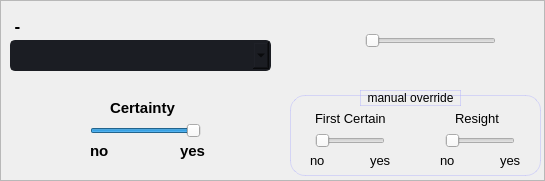
     <widget class="QFrame" name="frame_main_type">
      <property name="geometry">
       <rect>
        <x>470</x>
        <y>10</y>
        <width>545</width>
        <height>181</height>
       </rect>
      </property>
      <property name="styleSheet">
       <string notr="true">#frame_main_type{
border: 1px solid rgba(170, 170, 255,150);
border-radius:15px;}
</string>
      </property>
      <property name="frameShape">
       <enum>QFrame::Shape::StyledPanel</enum>
      </property>
      <property name="frameShadow">
       <enum>QFrame::Shadow::Raised</enum>
      </property>
      <widget class="QLabel" name="le_object_main_naming">
       <property name="geometry">
        <rect>
         <x>10</x>
         <y>10</y>
         <width>201</width>
         <height>31</height>
        </rect>
       </property>
       <property name="font">
        <font>
         <family>Segoe UI</family>
         <pointsize>13</pointsize>
         <bold>true</bold>
        </font>
       </property>
       <property name="text">
        <string> -</string>
       </property>
      </widget>
      <widget class="InteractiveCombo" name="cmb_obejcet_types_main">
       <property name="geometry">
        <rect>
         <x>10</x>
         <y>40</y>
         <width>261</width>
         <height>31</height>
        </rect>
       </property>
       <property name="font">
        <font>
         <family>Segoe UI</family>
         <pointsize>10</pointsize>
        </font>
       </property>
       <property name="styleSheet">
        <string notr="true">QComboBox{
	background-color: rgb(27, 29, 35);
	border-radius: 5px;
	border: 2px solid rgb(27, 29, 35);
	padding: 5px;
	padding-left: 10px;
}
QComboBox:hover{
	border: 2px solid rgb(64, 71, 88);
}
QComboBox QAbstractItemView {
	color: rgb(85, 170, 255);	
	background-color: rgb(27, 29, 35);
	padding: 10px;
	selection-background-color: rgb(39, 44, 54);
}</string>
       </property>
       <property name="editable">
        <bool>false</bool>
       </property>
       <property name="insertPolicy">
        <enum>QComboBox::InsertPolicy::InsertAlphabetically</enum>
       </property>
       <property name="sizeAdjustPolicy">
        <enum>QComboBox::SizeAdjustPolicy::AdjustToContentsOnFirstShow</enum>
       </property>
      </widget>
      <widget class="QFrame" name="frame_certainty_main_type">
       <property name="geometry">
        <rect>
         <x>330</x>
         <y>10</y>
         <width>131</width>
         <height>61</height>
        </rect>
       </property>
       <property name="font">
        <font>
         <family>Segoe UI</family>
        </font>
       </property>
       <property name="styleSheet">
        <string notr="true"/>
       </property>
       <property name="frameShape">
        <enum>QFrame::Shape::NoFrame</enum>
       </property>
       <property name="frameShadow">
        <enum>QFrame::Shadow::Raised</enum>
       </property>
      </widget>
      <widget class="QFrame" name="frame_main_type_option">
       <property name="geometry">
        <rect>
         <x>340</x>
         <y>5</y>
         <width>181</width>
         <height>81</height>
        </rect>
       </property>
       <property name="font">
        <font>
         <family>Segoe UI</family>
        </font>
       </property>
       <property name="styleSheet">
        <string notr="true"/>
       </property>
       <property name="frameShape">
        <enum>QFrame::Shape::NoFrame</enum>
       </property>
       <property name="frameShadow">
        <enum>QFrame::Shadow::Raised</enum>
       </property>
       <widget class="QSlider" name="duo_main_type_option">
        <property name="geometry">
         <rect>
          <x>25</x>
          <y>25</y>
          <width>131</width>
          <height>22</height>
         </rect>
        </property>
        <property name="font">
         <font>
          <family>Segoe UI</family>
         </font>
        </property>
        <property name="maximum">
         <number>1</number>
        </property>
        <property name="pageStep">
         <number>1</number>
        </property>
        <property name="orientation">
         <enum>Qt::Orientation::Horizontal</enum>
        </property>
       </widget>
       <widget class="QLabel" name="le_main_type_option_value_0">
        <property name="geometry">
         <rect>
          <x>-10</x>
          <y>55</y>
          <width>85</width>
          <height>22</height>
         </rect>
        </property>
        <property name="font">
         <font>
          <pointsize>10</pointsize>
          <bold>true</bold>
         </font>
        </property>
        <property name="styleSheet">
         <string notr="true"/>
        </property>
        <property name="text">
         <string/>
        </property>
        <property name="alignment">
         <set>Qt::AlignmentFlag::AlignCenter</set>
        </property>
       </widget>
       <widget class="QLabel" name="le_main_type_option_value_1">
        <property name="geometry">
         <rect>
          <x>100</x>
          <y>55</y>
          <width>85</width>
          <height>22</height>
         </rect>
        </property>
        <property name="font">
         <font>
          <pointsize>10</pointsize>
          <bold>true</bold>
         </font>
        </property>
        <property name="styleSheet">
         <string notr="true"/>
        </property>
        <property name="text">
         <string/>
        </property>
        <property name="alignment">
         <set>Qt::AlignmentFlag::AlignCenter</set>
        </property>
       </widget>
       <widget class="QLabel" name="le_main_type_option_name">
        <property name="geometry">
         <rect>
          <x>15</x>
          <y>0</y>
          <width>150</width>
          <height>22</height>
         </rect>
        </property>
        <property name="font">
         <font>
          <pointsize>10</pointsize>
          <bold>true</bold>
         </font>
        </property>
        <property name="styleSheet">
         <string notr="true"/>
        </property>
        <property name="text">
         <string/>
        </property>
        <property name="alignment">
         <set>Qt::AlignmentFlag::AlignCenter</set>
        </property>
       </widget>
      </widget>
      <widget class="QFrame" name="frame_7">
       <property name="geometry">
        <rect>
         <x>80</x>
         <y>100</y>
         <width>131</width>
         <height>61</height>
        </rect>
       </property>
       <property name="font">
        <font>
         <family>Segoe UI</family>
        </font>
       </property>
       <property name="styleSheet">
        <string notr="true"/>
       </property>
       <property name="frameShape">
        <enum>QFrame::Shape::NoFrame</enum>
       </property>
       <property name="frameShadow">
        <enum>QFrame::Shadow::Raised</enum>
       </property>
       <widget class="QSlider" name="slider_certainty">
        <property name="enabled">
         <bool>true</bool>
        </property>
        <property name="geometry">
         <rect>
          <x>10</x>
          <y>20</y>
          <width>111</width>
          <height>22</height>
         </rect>
        </property>
        <property name="font">
         <font>
          <family>Segoe UI</family>
         </font>
        </property>
        <property name="maximum">
         <number>1</number>
        </property>
        <property name="value">
         <number>1</number>
        </property>
        <property name="orientation">
         <enum>Qt::Orientation::Horizontal</enum>
        </property>
       </widget>
       <widget class="QLabel" name="label_19">
        <property name="geometry">
         <rect>
          <x>30</x>
          <y>0</y>
          <width>71</width>
          <height>16</height>
         </rect>
        </property>
        <property name="font">
         <font>
          <family>Segoe UI</family>
          <pointsize>11</pointsize>
          <bold>true</bold>
         </font>
        </property>
        <property name="text">
         <string>Certainty</string>
        </property>
       </widget>
       <widget class="QLabel" name="label_20">
        <property name="geometry">
         <rect>
          <x>10</x>
          <y>40</y>
          <width>31</width>
          <height>21</height>
         </rect>
        </property>
        <property name="font">
         <font>
          <family>Segoe UI</family>
          <pointsize>11</pointsize>
          <bold>true</bold>
         </font>
        </property>
        <property name="text">
         <string>no</string>
        </property>
       </widget>
       <widget class="QLabel" name="label_21">
        <property name="geometry">
         <rect>
          <x>100</x>
          <y>40</y>
          <width>31</width>
          <height>21</height>
         </rect>
        </property>
        <property name="font">
         <font>
          <family>Segoe UI</family>
          <pointsize>11</pointsize>
          <bold>true</bold>
         </font>
        </property>
        <property name="text">
         <string>yes</string>
        </property>
       </widget>
      </widget>
      <widget class="QFrame" name="frame_certainty_manual_override">
       <property name="geometry">
        <rect>
         <x>290</x>
         <y>95</y>
         <width>251</width>
         <height>81</height>
        </rect>
       </property>
       <property name="styleSheet">
        <string notr="true">#frame_certainty_manual_override{
border: 1px solid rgba(170, 170, 255,100);
border-radius:15px;}
</string>
       </property>
       <property name="frameShape">
        <enum>QFrame::Shape::StyledPanel</enum>
       </property>
       <property name="frameShadow">
        <enum>QFrame::Shadow::Raised</enum>
       </property>
       <widget class="QFrame" name="frame_5">
        <property name="geometry">
         <rect>
          <x>10</x>
          <y>15</y>
          <width>100</width>
          <height>61</height>
         </rect>
        </property>
        <property name="font">
         <font>
          <family>Segoe UI</family>
         </font>
        </property>
        <property name="styleSheet">
         <string notr="true"/>
        </property>
        <property name="frameShape">
         <enum>QFrame::Shape::NoFrame</enum>
        </property>
        <property name="frameShadow">
         <enum>QFrame::Shadow::Raised</enum>
        </property>
        <widget class="QSlider" name="slider_first_certain">
         <property name="geometry">
          <rect>
           <x>15</x>
           <y>20</y>
           <width>70</width>
           <height>22</height>
          </rect>
         </property>
         <property name="font">
          <font>
           <family>Segoe UI</family>
          </font>
         </property>
         <property name="maximum">
          <number>1</number>
         </property>
         <property name="orientation">
          <enum>Qt::Orientation::Horizontal</enum>
         </property>
        </widget>
        <widget class="QLabel" name="label_10">
         <property name="geometry">
          <rect>
           <x>15</x>
           <y>0</y>
           <width>71</width>
           <height>16</height>
          </rect>
         </property>
         <property name="font">
          <font>
           <family>Segoe UI</family>
           <pointsize>10</pointsize>
          </font>
         </property>
         <property name="text">
          <string>First Certain</string>
         </property>
        </widget>
        <widget class="QLabel" name="label_11">
         <property name="geometry">
          <rect>
           <x>10</x>
           <y>40</y>
           <width>31</width>
           <height>21</height>
          </rect>
         </property>
         <property name="font">
          <font>
           <family>Segoe UI</family>
           <pointsize>10</pointsize>
          </font>
         </property>
         <property name="text">
          <string>no</string>
         </property>
        </widget>
        <widget class="QLabel" name="label_12">
         <property name="geometry">
          <rect>
           <x>70</x>
           <y>40</y>
           <width>31</width>
           <height>21</height>
          </rect>
         </property>
         <property name="font">
          <font>
           <family>Segoe UI</family>
           <pointsize>10</pointsize>
          </font>
         </property>
         <property name="text">
          <string>yes</string>
         </property>
        </widget>
       </widget>
       <widget class="QFrame" name="frame_6">
        <property name="geometry">
         <rect>
          <x>140</x>
          <y>15</y>
          <width>100</width>
          <height>61</height>
         </rect>
        </property>
        <property name="font">
         <font>
          <family>Segoe UI</family>
         </font>
        </property>
        <property name="styleSheet">
         <string notr="true"/>
        </property>
        <property name="frameShape">
         <enum>QFrame::Shape::NoFrame</enum>
        </property>
        <property name="frameShadow">
         <enum>QFrame::Shadow::Raised</enum>
        </property>
        <widget class="QSlider" name="slider_resight">
         <property name="geometry">
          <rect>
           <x>15</x>
           <y>20</y>
           <width>70</width>
           <height>22</height>
          </rect>
         </property>
         <property name="font">
          <font>
           <family>Segoe UI</family>
          </font>
         </property>
         <property name="maximum">
          <number>1</number>
         </property>
         <property name="orientation">
          <enum>Qt::Orientation::Horizontal</enum>
         </property>
        </widget>
        <widget class="QLabel" name="label_13">
         <property name="geometry">
          <rect>
           <x>25</x>
           <y>0</y>
           <width>51</width>
           <height>16</height>
          </rect>
         </property>
         <property name="font">
          <font>
           <family>Segoe UI</family>
           <pointsize>10</pointsize>
          </font>
         </property>
         <property name="text">
          <string>Resight</string>
         </property>
        </widget>
        <widget class="QLabel" name="label_14">
         <property name="geometry">
          <rect>
           <x>10</x>
           <y>40</y>
           <width>31</width>
           <height>21</height>
          </rect>
         </property>
         <property name="font">
          <font>
           <family>Segoe UI</family>
           <pointsize>10</pointsize>
          </font>
         </property>
         <property name="text">
          <string>no</string>
         </property>
        </widget>
        <widget class="QLabel" name="label_15">
         <property name="geometry">
          <rect>
           <x>70</x>
           <y>40</y>
           <width>31</width>
           <height>21</height>
          </rect>
         </property>
         <property name="font">
          <font>
           <family>Segoe UI</family>
           <pointsize>10</pointsize>
          </font>
         </property>
         <property name="text">
          <string>yes</string>
         </property>
        </widget>
       </widget>
      </widget>
      <widget class="QLabel" name="label_9">
       <property name="geometry">
        <rect>
         <x>360</x>
         <y>90</y>
         <width>101</width>
         <height>16</height>
        </rect>
       </property>
       <property name="styleSheet">
        <string notr="true">border: 1px solid rgba(170, 170, 255,100);
border-radius:15px;</string>
       </property>
       <property name="text">
        <string>manual override</string>
       </property>
       <property name="alignment">
        <set>Qt::AlignmentFlag::AlignCenter</set>
       </property>
      </widget>
     </widget>
